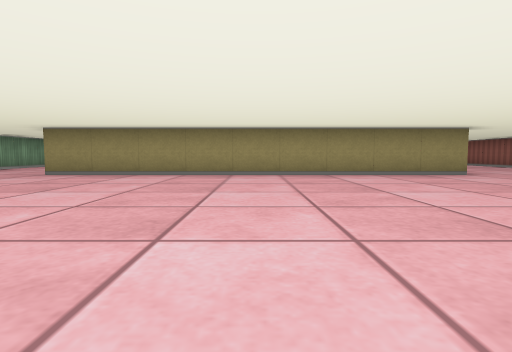
[1] (above)

24 first-person views from a walk through a cub3D level. The camera is about half as high as the walls, tilts 4° down and sees 80° across. The floor is counted in squares. Each view is taken from the middle of a square. On the plan, view 1 faces up. The plan holds only what a view shows up to about 9 squares ahead; the rest is blank.

[2]
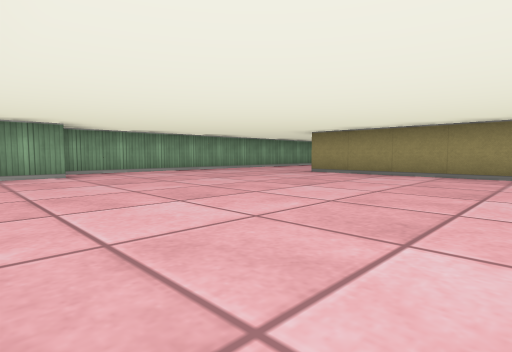

[3]
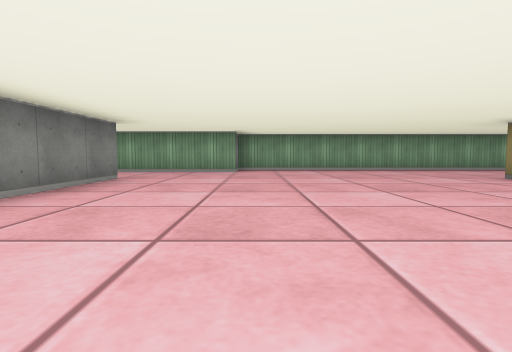

[4]
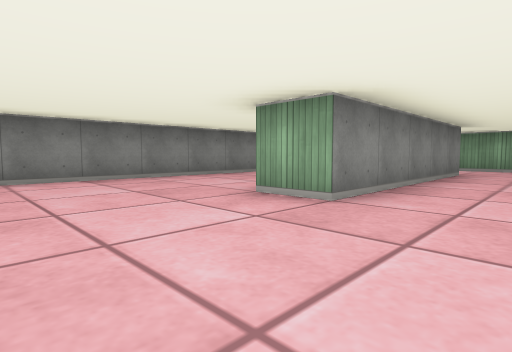

[5]
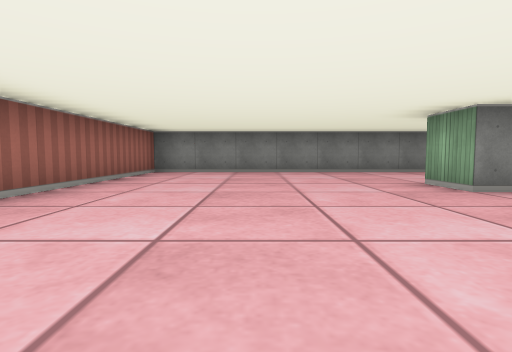

[6]
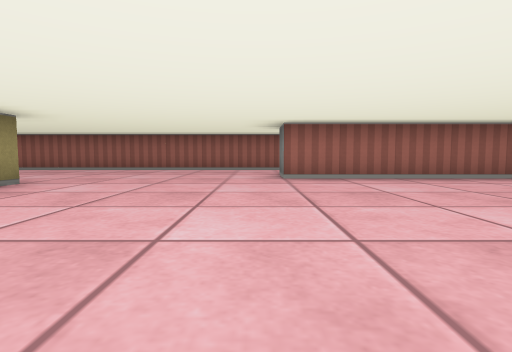

[7]
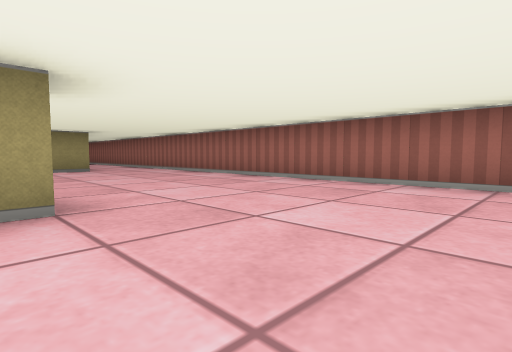

[8]
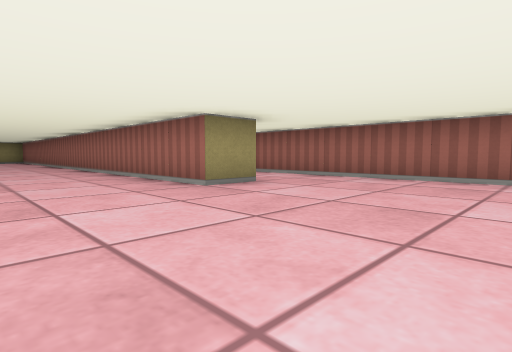

[9]
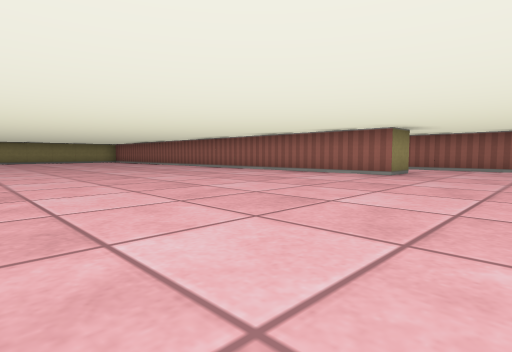

[10]
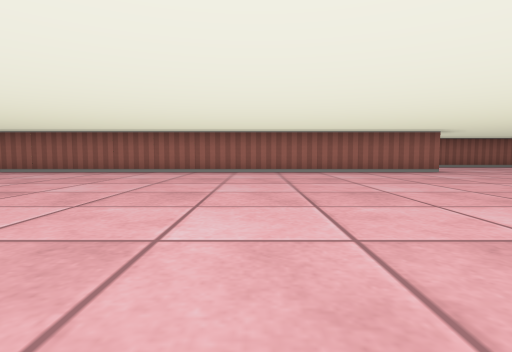

[11]
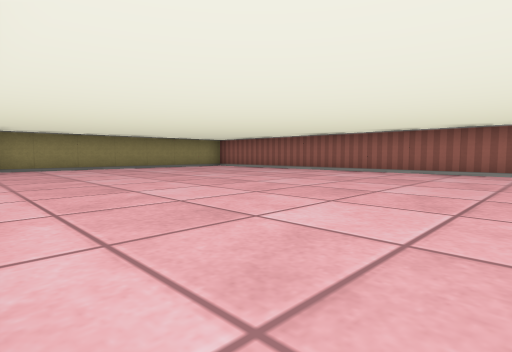

[12]
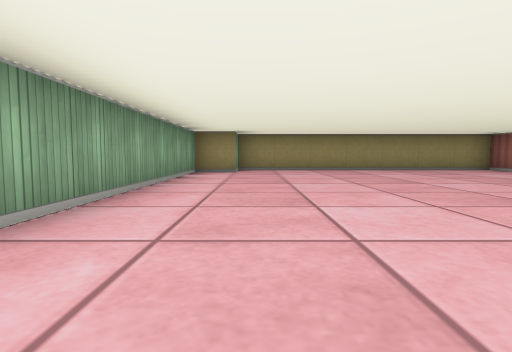

[13]
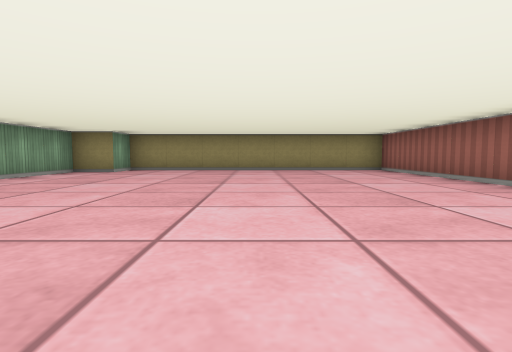

[14]
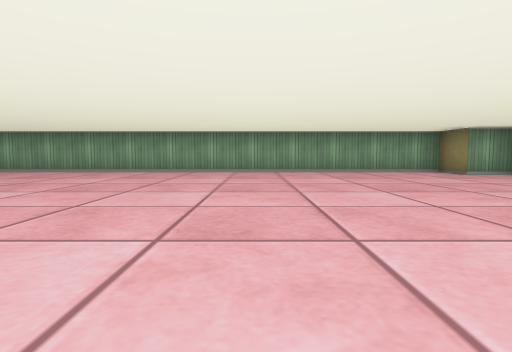

[15]
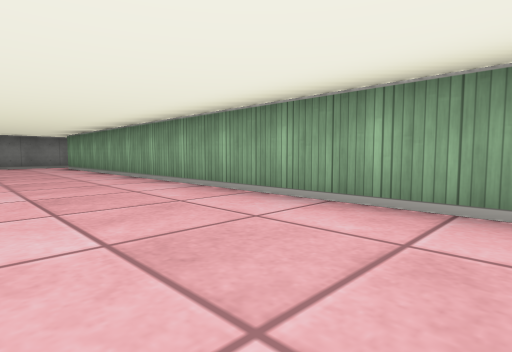

[16]
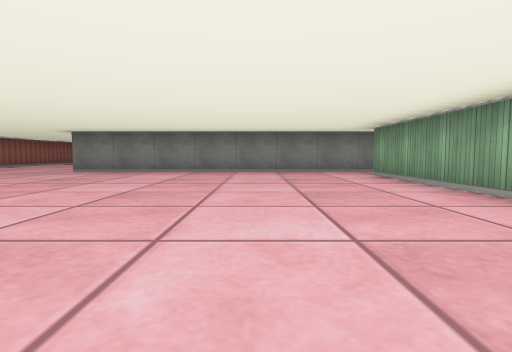

[17]
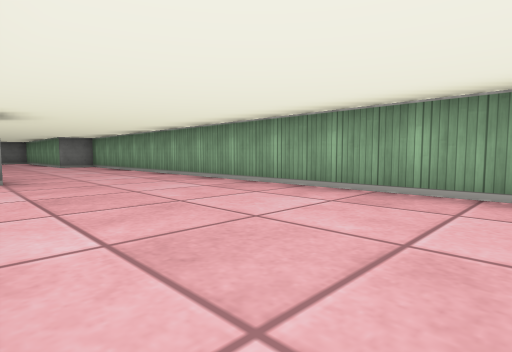

[18]
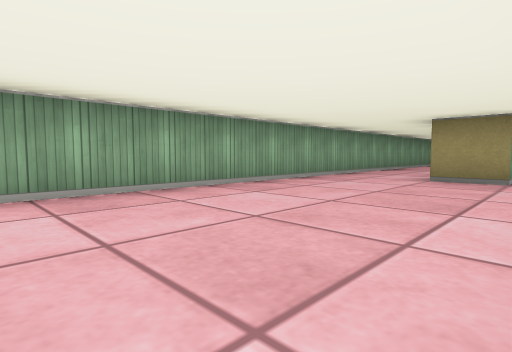

[19]
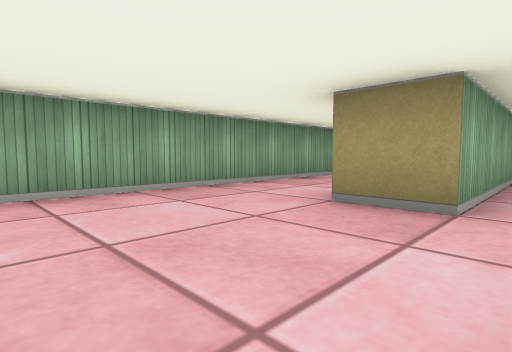

[20]
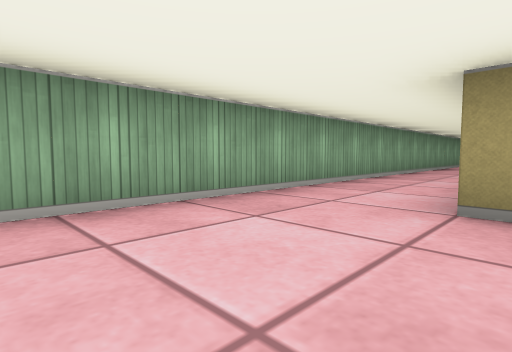

[21]
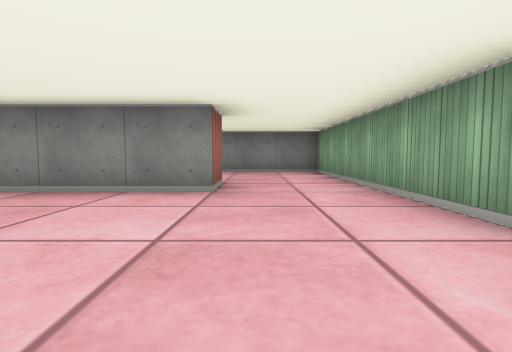

[22]
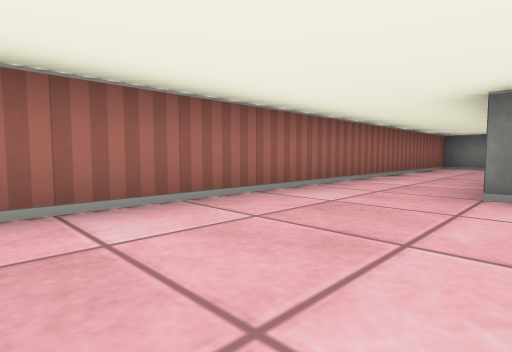

[23]
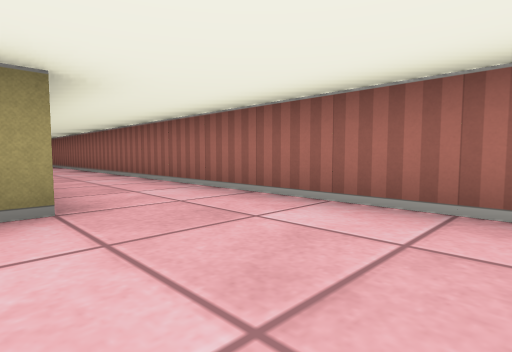

[24]
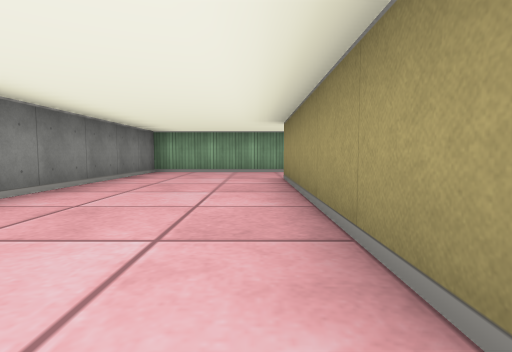

### Floor plan
Points are (right, up) in squares from view 1. A wall is a line through its corners. A room is listed if a view was taken in it or the views show most of it. See-through windows are left out.
Room 1 (views 1, 2, 3, 4, 5, 6, 7, 8, 9, 10, 11, 12, 13, 14, 15, 16, 17, 18, 19, 20, 21, 22, 23, 24)
walls: (-4.6, 7.5) (4.5, 7.5); (6.6, 12.5) (5.5, 12.5) (5.5, 27.5) (-1.5, 27.5) (-1.5, 26.5) (-2.5, 26.5) (-2.5, 8.5); (4.6, 6.5) (-4.5, 6.5); (-4.5, 19.8) (-4.5, 16.5) (-5.5, 16.5); (0.5, -0.5) (0.5, -1.5) (-4.5, -1.5) (-4.5, -0.5) (0.5, -0.5); (-7.5, 24.4) (-7.5, 1.5) (-6.5, 1.5) (-6.5, -4.5) (5.5, -4.5) (5.5, 2.5) (6.5, 2.5); (7.4, -4.5) (8.5, -4.5) (8.5, 20.2)

Positions as (right, up) in squares from view 1, and headings:
1: (0, 0), facing up
2: (0, 0), facing up-left
3: (1, 2), facing left
4: (3, 1), facing down-left
5: (3, 3), facing down
6: (0, 3), facing right
7: (4, 4), facing up-right
8: (3, 9), facing up-right
9: (-1, 10), facing up-right
10: (-2, 17), facing right
11: (-2, 18), facing up-right
12: (-1, 19), facing up
13: (2, 19), facing up
14: (5, 22), facing left
15: (0, 19), facing down-left
16: (0, 15), facing down
17: (-4, 13), facing down-left
18: (-4, 11), facing up-left
19: (-4, 14), facing up-left
20: (-5, 14), facing up-left
21: (-5, 3), facing down
22: (6, 6), facing down-right
23: (6, 10), facing up-right
24: (1, -2), facing left
